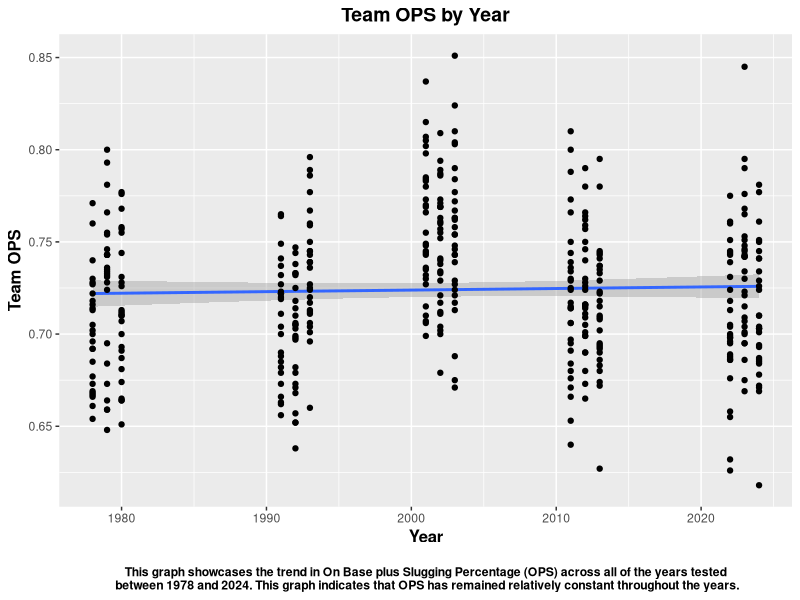
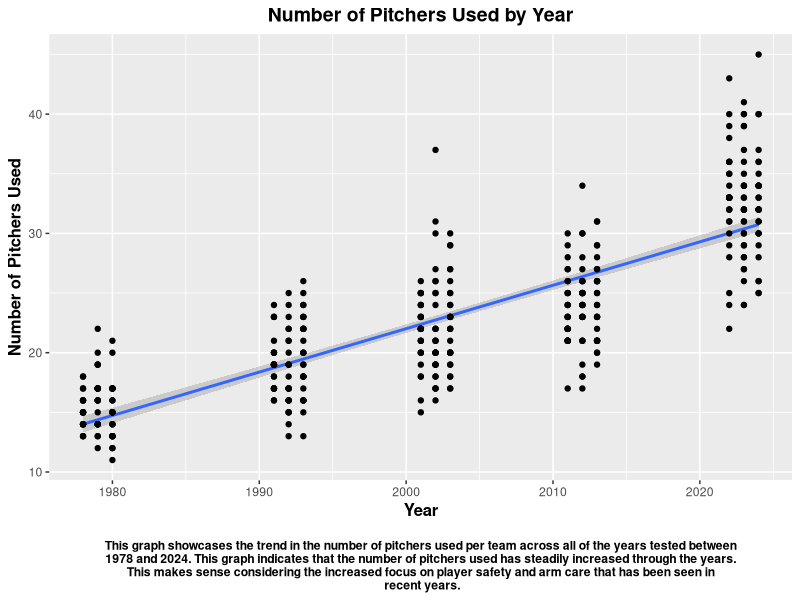
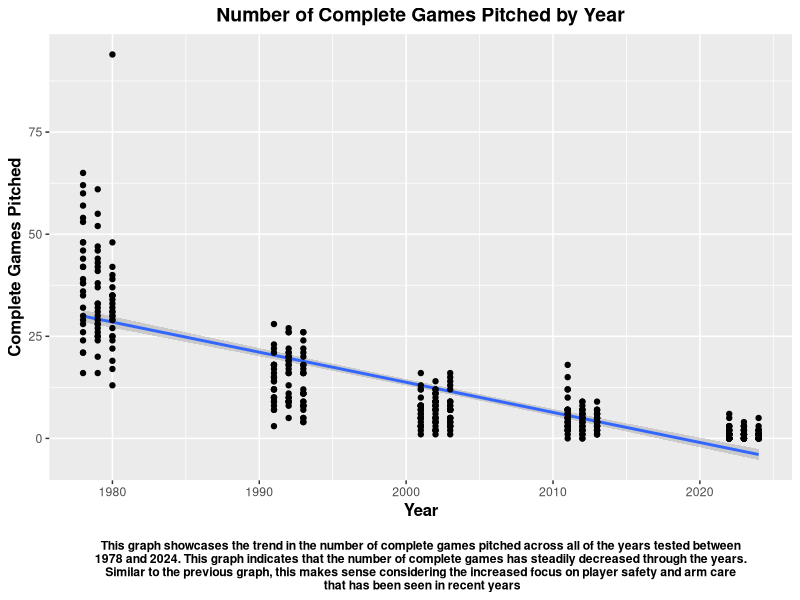
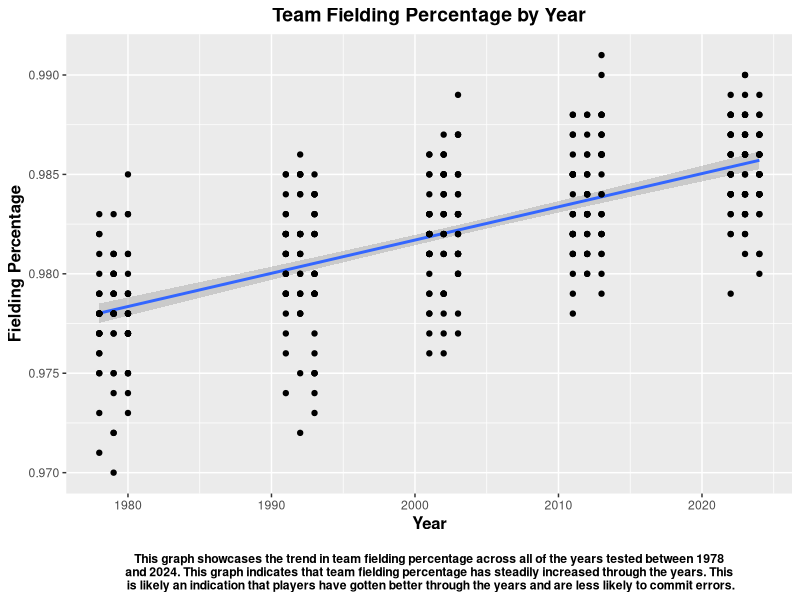
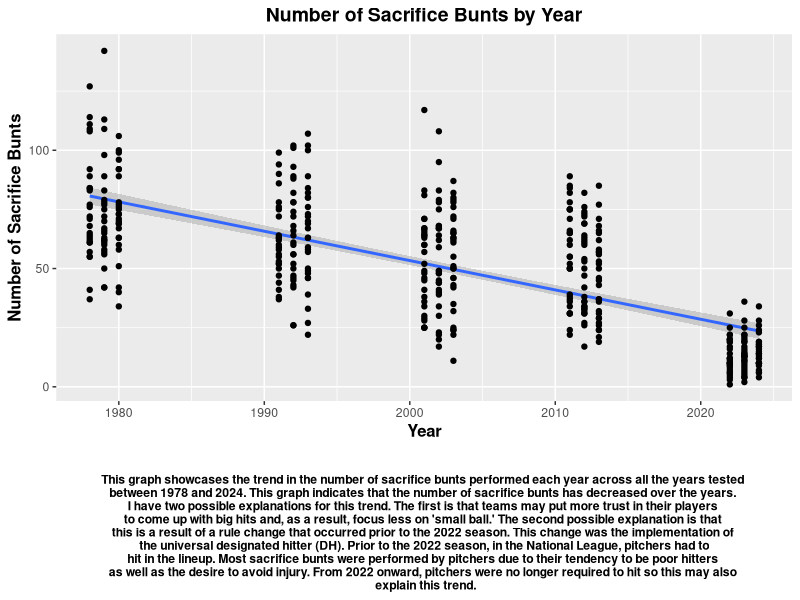
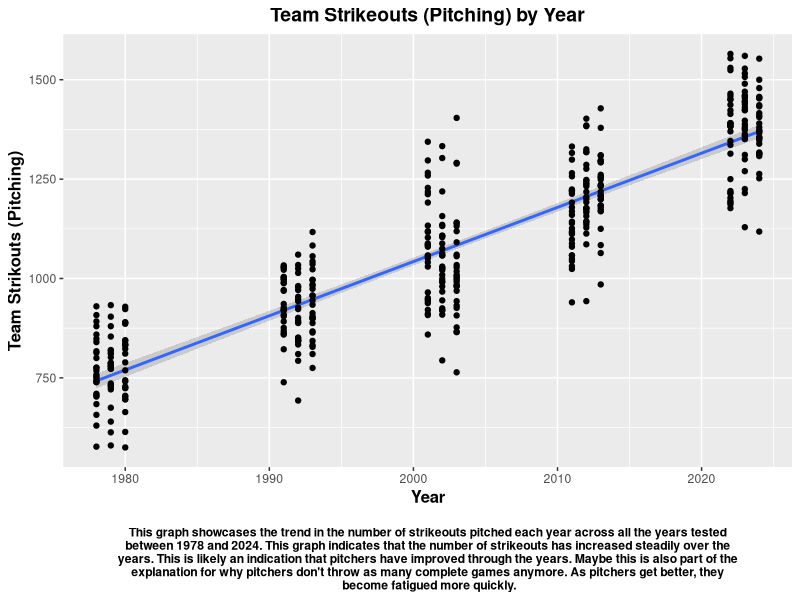
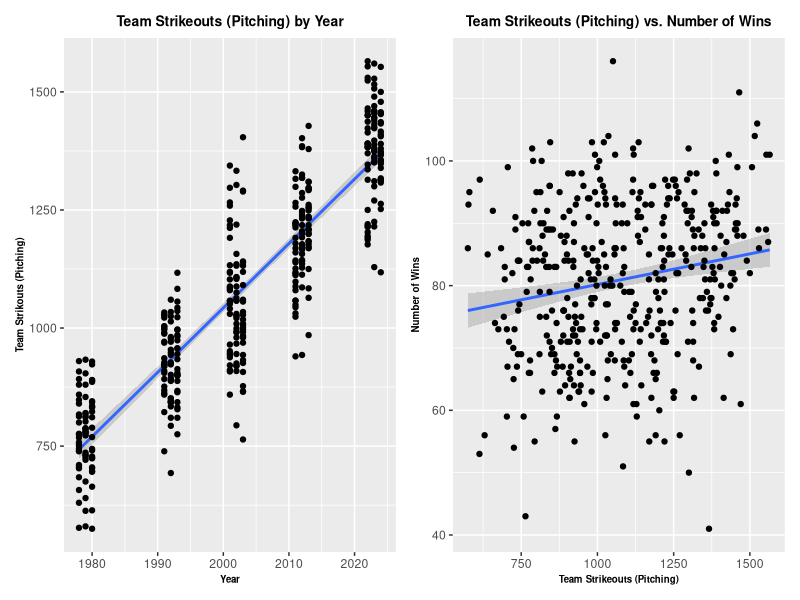
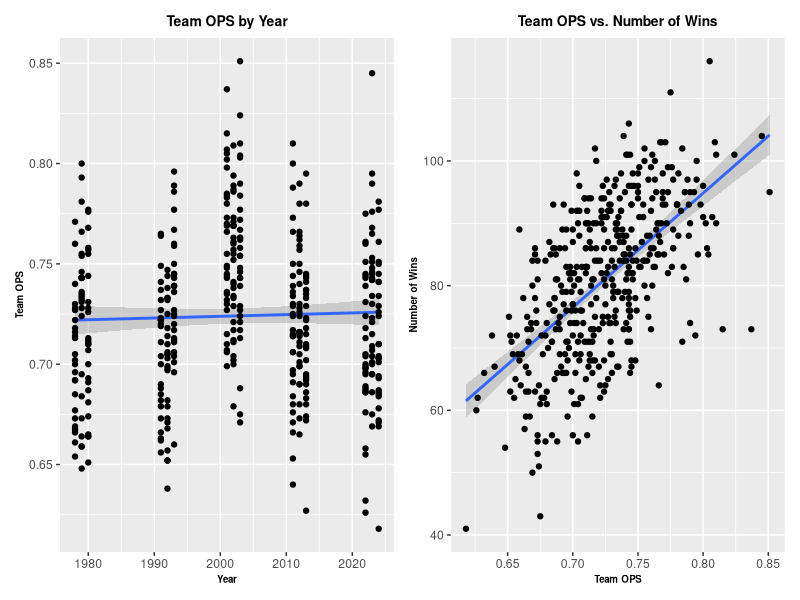

Write R code to recreate these figures, in order.
## ---- chunk 1
knitr::opts_chunk$set(
	echo = TRUE,
	message = FALSE,
	warning = FALSE
)
# Loading in packages
library(ggplot2)
library(dplyr)
library(ggthemes)
library(tidyr)
library(patchwork) # Used for combined visuals
library(knitr) # Used for generation of table of Metrics and R-squared values

# Load in data
team_data <- read.csv("Team Stats for CSV - Sheet1.csv")

# Check which team names I need to change to standardize (This works really well because all of the team names that have changed through the years will show up last because of the order the function reads through the variable names)
sapply(team_data[, c("Tm")], unique)

# Change names to one standardized name for teams that changed names/moved. For example, every Angels team will be standardized to Los Angeles Angels. Probably not the best solution for a professional setting but it will work for this project. These names will encapsulate the whole franchise that they represent.
replacements <- list(
  "California Angels" = "Los Angeles Angels",
  "Anaheim Angels" = "Los Angeles Angels",
  "Cleveland Indians" = "Cleveland Guardians",
  "Montreal Expos" = "Washington Nationals",
  "Tampa Bay Devil Rays" = "Tampa Bay Rays",
  "Florida Marlins" = "Miami Marlins"
)

# Check to make sure team names are all standardized now
sapply(team_data[, c("Tm")], unique)

team_data <- team_data %>%
  mutate(across(c(Tm), ~ {
    # Replace strings based on the replacements list
    ifelse(. %in% names(replacements), replacements[.], .)
  }))

team_data <- team_data %>%
  select(!WSWinner & !WSLoser & !MadePostseason.)

# Mass standardization of variables through time
standardized_team_data <- team_data %>%
  group_by(Year) %>%
  mutate(across(
    .cols = where(is.numeric) & !c(Tm, W, L, G, GS, GF),
    ~ (. - mean(., na.rm = TRUE)) / sd(., na.rm = TRUE)
  )) # Used ChatGPT to get started with this. Fixed up a bit

## ---- chunk 2

# OPS by year
team_data %>%
  ggplot(aes(x=Year, y=OPS)) +
  geom_smooth(method="lm") +
  geom_point() +
  theme(
    plot.title = element_text(hjust = 0.5, size =14, face = "bold"),
    axis.title.x = element_text(size = 12, face="bold"),
    axis.title.y = element_text(size = 12, face="bold"),
    plot.caption = element_text(hjust = 0.5, face = "bold")) +
  labs(
    x="Year", 
    y="Team OPS",
    title="Team OPS by Year",
    caption = "\n This graph showcases the trend in On Base plus Slugging Percentage (OPS) across all of the years tested \n between 1978 and 2024. This graph indicates that OPS has remained relatively constant throughout the years."
  )
## ---- chunk 3
# Number of pitchers used by year
team_data %>% 
  ggplot(aes(x=Year, y=NP)) +
  geom_smooth(method="lm") +
  geom_point() +
  theme(
    plot.title = element_text(hjust = 0.5, size =14, face = "bold"),
    axis.title.x = element_text(size = 12, face="bold"),
    axis.title.y = element_text(size = 12, face="bold"),
    plot.caption = element_text(hjust = 0.5, face = "bold")) +
  labs(
    x="Year", 
    y="Number of Pitchers Used",
    title="Number of Pitchers Used by Year",
    caption = "\n This graph showcases the trend in the number of pitchers used per team across all of the years tested between \n 1978 and 2024. This graph indicates that the number of pitchers used has steadily increased through the years. \n This makes sense considering the increased focus on player safety and arm care that has been seen in \n recent years."
  )
## ---- chunk 4
# Complete Games by year
team_data %>% 
  ggplot(aes(x=Year, y=CG)) +
  geom_smooth(method="lm") +
  geom_point() +
  theme(
    plot.title = element_text(hjust = 0.5, size =14, face = "bold"),
    axis.title.x = element_text(size = 12, face="bold"),
    axis.title.y = element_text(size = 12, face="bold"),
    plot.caption = element_text(hjust = 0.5, face = "bold")) +
  labs(
    x="Year", 
    y="Complete Games Pitched",
    title="Number of Complete Games Pitched by Year",
    caption = "\n This graph showcases the trend in the number of complete games pitched across all of the years tested between \n 1978 and 2024. This graph indicates that the number of complete games has steadily decreased through the years. \n Similar to the previous graph, this makes sense considering the increased focus on player safety and arm care \n that has been seen in recent years"
  )
## ---- chunk 5
# Fielding Percentage by year
team_data %>% 
  ggplot(aes(x=Year, y=FldP)) +
  geom_smooth(method="lm") +
  geom_point() +
  theme(
    plot.title = element_text(hjust = 0.5, size =14, face = "bold"),
    axis.title.x = element_text(size = 12, face="bold"),
    axis.title.y = element_text(size = 12, face="bold"),
    plot.caption = element_text(hjust = 0.5, face = "bold")) +
  labs(
    x="Year", 
    y="Fielding Percentage",
    title="Team Fielding Percentage by Year",
    caption = "\n This graph showcases the trend in team fielding percentage across all of the years tested between 1978 \n and 2024. This graph indicates that team fielding percentage has steadily increased through the years. This \n is likely an indication that players have gotten better through the years and are less likely to commit errors."
  )

## ---- chunk 6
# Sacrifice Hits (Bunts) by year
team_data %>% 
  ggplot(aes(x=Year, y=SH)) +
  geom_smooth(method="lm") +
  geom_point() +
  theme(
    plot.title = element_text(hjust = 0.5, size =14, face = "bold"),
    axis.title.x = element_text(size = 12, face="bold"),
    axis.title.y = element_text(size = 12, face="bold"),
    plot.caption = element_text(hjust = 0.5, face = "bold")) +
  labs(
    x="Year", 
    y="Number of Sacrifice Bunts",
    title="Number of Sacrifice Bunts by Year",
    caption = "\n 
This graph showcases the trend in the number of sacrifice bunts performed each year across all the years tested 
between 1978 and 2024. This graph indicates that the number of sacrifice bunts has decreased over the years. 
I have two possible explanations for this trend. The first is that teams may put more trust in their players 
to come up with big hits and, as a result, focus less on 'small ball.' The second possible explanation is that 
this is a result of a rule change that occurred prior to the 2022 season. This change was the implementation of 
the universal designated hitter (DH). Prior to the 2022 season, in the National League, pitchers had to
hit in the lineup. Most sacrifice bunts were performed by pitchers due to their tendency to be poor hitters 
as well as the desire to avoid injury. From 2022 onward, pitchers were no longer required to hit so this may also \n explain this trend."
  )

## ---- chunk 7
# Strikeouts by year
team_data %>% 
  ggplot(aes(x=Year, y=SOP)) +
  geom_smooth(method="lm") +
  geom_point() +
  theme(
    plot.title = element_text(hjust = 0.5, size =14, face = "bold"),
    axis.title.x = element_text(size = 12, face="bold"),
    axis.title.y = element_text(size = 12, face="bold"),
    plot.caption = element_text(hjust = 0.5, face = "bold")) +
  labs(
    x="Year", 
    y="Team Strikouts (Pitching)",
    title="Team Strikeouts (Pitching) by Year",
    caption = "\n This graph showcases the trend in the number of strikeouts pitched each year across all the years tested \n between 1978 and 2024. This graph indicates that the number of strikeouts has increased steadily over the \n years. This is likely an indication that pitchers have improved through the years. Maybe this is also part of the \n explanation for why pitchers don't throw as many complete games anymore. As pitchers get better, they \n become fatigued more quickly."
  )

## ---- chunk 8
# Telling the story about how my data analysis would be flawed without standardizing values through time

# Strikeouts by year
SOP_Y_plot <- team_data %>% 
  ggplot(aes(x=Year, y=SOP)) +
  geom_smooth(method="lm") +
  geom_point() +
  theme(
    plot.title = element_text(hjust = 0.5, size =10, face = "bold"),
    axis.title.x = element_text(size = 7, face="bold"),
    axis.title.y = element_text(size = 7, face="bold")) +
  labs(
    x="Year", 
    y="Team Strikouts (Pitching)",
    title="Team Strikeouts (Pitching) by Year"
  )

# Strikeouts vs. Wins
SOP_W_plot <- team_data %>% 
  ggplot(aes(x=SOP, y=W)) +
  geom_smooth(method="lm") +
  geom_point()+
  theme(
    plot.title = element_text(hjust = 0.5, size =10, face = "bold"),
    axis.title.x = element_text(size = 7, face="bold"),
    axis.title.y = element_text(size = 7, face="bold")) +
  labs(
    x="Team Strikeouts (Pitching)", 
    y="Number of Wins",
    title="Team Strikeouts (Pitching) vs. Number of Wins"
  )

combined_SOP_plot <- SOP_Y_plot + SOP_W_plot
combined_SOP_plot
## ---- chunk 9

# OPS by year
OPS_Y_plot <- team_data %>%
  ggplot(aes(x=Year, y=OPS)) +
  geom_smooth(method="lm") +
  geom_point() +
  theme(
    plot.title = element_text(hjust = 0.5, size =10, face = "bold"),
    axis.title.x = element_text(size = 7, face="bold"),
    axis.title.y = element_text(size = 7, face="bold")) +
  labs(
    x="Year", 
    y="Team OPS",
    title="Team OPS by Year"
  )


# OPS vs. Wins
OPS_W_plot <- team_data %>% 
  ggplot(aes(x=OPS, y=W)) +
  geom_smooth(method="lm") +
  geom_point() +
  theme(
    plot.title = element_text(hjust = 0.5, size =10, face = "bold"),
    axis.title.x = element_text(size = 7, face="bold"),
    axis.title.y = element_text(size = 7, face="bold")) +
  labs(
    x="Team OPS", 
    y="Number of Wins",
    title="Team OPS vs. Number of Wins"
  )

combined_OPS_plot <- OPS_Y_plot + OPS_W_plot
combined_OPS_plot
## ---- chunk 10
# Showing off data post standardization

standardized_team_data %>% 
  ggplot(aes(x=SOP, y=W)) +
  geom_smooth(method="lm") +
  geom_point()+
  theme(
    plot.title = element_text(hjust = 0.5, size =14, face = "bold"),
    axis.title.x = element_text(size = 12, face="bold"),
    axis.title.y = element_text(size = 12, face="bold"),
    plot.caption = element_text(hjust = 0.5, face = "bold")) +
  labs(
    x="Team Strikeouts (Pitching)", 
    y="Number of Wins",
    title="Standardized Team Strikeouts (Pitching) vs. Number of Wins",
    caption = "\n This graph indicates that as a team's strikeout total deviates further in the positive direction from the league \n average of that year, the more wins they are predicted to have."
  )

standardized_team_data %>%
  ggplot(aes(x=OPS, y=W)) +
  geom_smooth(method="lm") +
  geom_point()+
  theme(
    plot.title = element_text(hjust = 0.5, size =14, face = "bold"),
    axis.title.x = element_text(size = 12, face="bold"),
    axis.title.y = element_text(size = 12, face="bold"),
    plot.caption = element_text(hjust = 0.5, face = "bold")) +
  labs(
    x="OPS", 
    y="Number of Wins",
    title="Standardized Team OPS vs. Number of Wins",
    caption = "\n This graph indicates that as a team's OPS deviates further in the positive direction from the league \n average of that year, the more wins they are predicted to have."
  )

## ---- chunk 11
# Function used to run regression between every numeric variable and wins. This will allow me to determine which variables are most correlated with wins. Used ChatGPT to get started with this.

calculate_r_squared <- function(data, target_col = "W") {

  # Filter numeric columns, excluding the target column
  numeric_cols <- names(data)[sapply(data, is.numeric) & names(data) != target_col]
  
  # Initialize an empty data frame to store results
  results <- data.frame(Metric = character(), R_squared = numeric(), stringsAsFactors = FALSE)
  
  # Loop through each numeric column and calculate R-squared
  for (col in numeric_cols) {
    # Fit a linear regression model
    model <- lm(data[[target_col]] ~ data[[col]], data = data)
    
    # Extract R-squared value
    r_squared <- summary(model)$r.squared
    
    # Append results to the data frame
    results <- rbind(results, data.frame(Metric = col, R_squared = r_squared))
  }
  
  return(results)
}


r_squared_results <- calculate_r_squared(standardized_team_data, target_col = "W")

# Arrange in descending order
r_squared_results <- r_squared_results %>%
  arrange(desc(R_squared))

# Round each R-squared value to 4 decimals
r_squared_results <- r_squared_results %>%
  mutate(R_squared = round(r_squared_results$R_squared, 4))

# Filter out metrics that shouldn't be analyzed
r_squared_results <- r_squared_results %>%
  filter(!Metric %in% c("L", "WLP", "Year"))

# Format the output table
kable(head(r_squared_results, 15), format = "html", table.attr = "class='table table-striped'")

## ---- chunk 12
# Simple model using only WHIP
WHIP_model <- lm(standardized_team_data$W ~ standardized_team_data$WHIP)
summary(WHIP_model)
## ---- chunk 13
# Testing out regressions to get an idea of which stats to include

# Simple model using only OPS
OPS_model <- lm(standardized_team_data$W ~ standardized_team_data$OPS)
summary(OPS_model)

# Simple model using only SOP
SOP_model <- lm(standardized_team_data$W ~ standardized_team_data$SOP)
summary(SOP_model)

# Simple model using only FldP
FldP_model <- lm(standardized_team_data$W ~ standardized_team_data$FldP)
summary(FldP_model)

# Simple model using only ERA
ERA_model <- lm(standardized_team_data$W ~ standardized_team_data$ERA)
summary(ERA_model)

# Simple model using only R
R_model <- lm(standardized_team_data$W ~ standardized_team_data$R)
summary(R_model)

# Bivariate model using both OPS and SOP
OPS_SOP_model <- lm(standardized_team_data$W ~ standardized_team_data$OPS + standardized_team_data$SOP)
summary(OPS_SOP_model) 

## ---- chunk 14
# Final Regression Model

# Multi-variate model (Multiple R-squared:  0.8894,	Adjusted R-squared:  0.8883)
multi_model_best <- lm(standardized_team_data$W ~ standardized_team_data$OPS + standardized_team_data$FldP + standardized_team_data$ERA + standardized_team_data$R) 
summary(multi_model_best)

## ---- chunk 15
# Predictions

# Add predicted values to datasets
team_data <- team_data %>%
  mutate(predicted_wins = predict(multi_model_best, data = team_data))

standardized_team_data <- standardized_team_data %>%
  ungroup() %>%
  mutate(predicted_wins = predict(multi_model_best, data = standardized_team_data))

# Add residuals to dataset (How far off prediction was from actual values)
team_data <- team_data %>%
  mutate(residuals = residuals(multi_model_best))

standardized_team_data <- standardized_team_data %>%
  mutate(residuals = residuals(multi_model_best))  

# y = x line to show how far off predicted values are from true values
ggplot(team_data, aes(x=W, y=predicted_wins)) +
  geom_abline(slope = 1, intercept = 0, color = "dodgerblue", size = 1.5 ) +
  geom_point() +
  theme(
    plot.title = element_text(hjust = 0.5, size =14, face = "bold"),
    axis.title.x = element_text(size = 12, face="bold"),
    axis.title.y = element_text(size = 12, face="bold")) +
  labs(
    x="Actual Wins", 
    y="Predicted Wins",
    title="Actual Wins vs. Predicted Wins"
  )
## ---- chunk 16
# Histogram of residuals 
ggplot(team_data, aes(x=residuals)) +
  geom_histogram(binwidth=1, fill="#D50032", color="#002D72") +  # These are the MLB logo colors
  theme(
    plot.title = element_text(hjust = 0.5, size =14, face = "bold"),
    axis.title.x = element_text(size = 12, face="bold"),
    axis.title.y = element_text(size = 12, face="bold"),
    plot.caption = element_text(hjust = 0.5, face = "bold")) +
  labs(
    x="Residuals", 
    y="Count",
    title="Distribution of Residuals",
    caption= "This histogram shows the distribution of residuals. It indicates that the model fits the dataset well because the \n residuals are normally distributed around 0."
  )
## ---- chunk 17
# Popular belief was that RBI’s and Batting average were best predictors of wins. Billy Beane (Moneyball) used On base percentage and Slugging Percentage. These were later combined to form OPS.

OBP_SLG_model <- lm(standardized_team_data$W ~ standardized_team_data$OBP + standardized_team_data$SLG)
summary(OBP_SLG_model)

RBI_BA_model <- lm(standardized_team_data$W ~ standardized_team_data$RBI + standardized_team_data$BA)
summary(RBI_BA_model)

# All three give very similar results when viewed on the team scale. Moneyball focuses on individual players, so I imagine results will differ when focusing on the effect individual players have on win totals when utilizing these metrics. But based on team statistics, there does not appear to be much of a difference in using RBIs and Batting Average vs. OBP and SLG or OPS 

